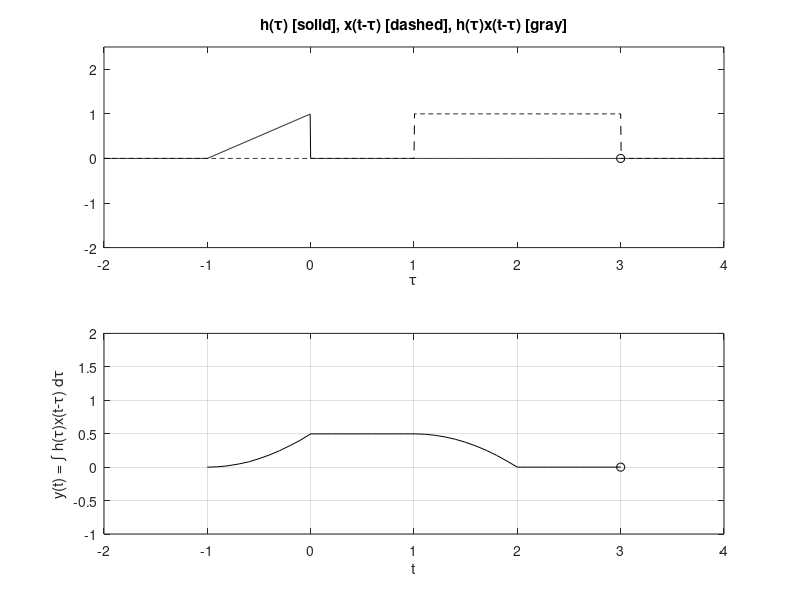

This figure's MATLAB source:
% L2_B2.m : Chapter 2, MATLAB Program 5
% Script M-file graphically demonstrates the convolution process.

figure(1)  % Create figure window and make visible on screen
u = @(t) 1.0*(t>=0);
x = @(t) u(t)-u(t-2); %2.4-28(a) x(t)=u(t)-u(t-2)
h = @(t) (t+1).*(u(t+1)-u(t)); %2.4-30 h(t)=(t+1)(u(t+1)-u(t))

dtau = 0.005; tau = -2:dtau:4;
ti = 0; tvec = -1:.1:3;

y = NaN*zeros(1,length(tvec));  % Pre-allocate memory

for t = tvec
    ti = ti+1;  % Time index
    xh = x(t-tau).*h(tau); 
    lxh = length(xh);
    y(ti) = sum(xh.*dtau);  % Trapezoidal approximation of convolution integral
    
    subplot(2,1,1), plot(tau,h(tau),'k-',tau,x(t-tau),'k--',t,0,'ok');
    axis([tau(1) tau(end) -2.0 2.5]);
    
    patch([tau(1:end-1);tau(1:end-1);tau(2:end);tau(2:end)], ...
        [zeros(1,lxh-1);xh(1:end-1);xh(2:end);zeros(1,lxh-1)], ...
        [.8 .8 .8],'edgecolor','none');
    
    xlabel('\tau'); 
    title('h(\tau) [solid], x(t-\tau) [dashed], h(\tau)x(t-\tau) [gray]');
    
    c = get(gca,'children'); 
    set(gca,'children',[c(2);c(3);c(4);c(1)]);
    
    subplot(2,1,2), plot(tvec,y,'k',tvec(ti),y(ti),'ok');
    xlabel('t'); 
    ylabel('y(t) = \int h(\tau)x(t-\tau) d\tau');
    axis([tau(1) tau(end) -1.0 2.0]); 
    grid;
    drawnow;
end
